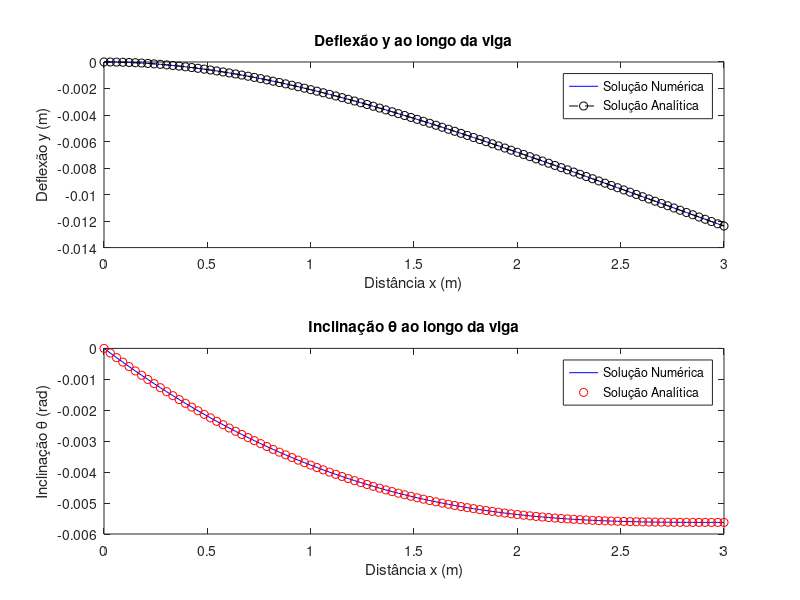

MATLAB code for this plot:
function [x, y, theta, h] = RA225295_L12_02()
    % Parâmetros
    E = 2e11;  % Módulo de elasticidade (Pa)
    I = 0.00012;  % Momento de inércia de área (m^4)
    w0 = 40e3;  % Carregamento linearmente crescente (N/m)
    L = 3;  % Comprimento da viga (m)

    % Condições iniciais
    y0 = 0;
    dy0 = 0;

    % Discretização da distância x
    numPontos = 100;
    x = linspace(0, L, numPontos);

    % Resolução numérica da equação diferencial
    fun = @(x, y) [y(2); (w0*L/2)*x/(E*I) - (w0/(6*L*E*I))*x.^3 - (w0*L^2/3)/(E*I)];
    [x, sol] = ode45(fun, x, [y0; dy0]);

    % Extração dos resultados
    y = sol(:, 1);
    theta = sol(:, 2);

    % Solução analítica
    theta_analytical = (w0*L/(4*E*I)) * x.^2 - (w0/(24*L*E*I))*x.^4 - ((w0*L^2)/(3*E*I)* x);
    y_analytical = (w0*L/(12*E*I)) * x.^3 - (w0/(120*L*E*I))*x.^5 - (((w0*L^2)/(6*E*I))* x.^2);


    % Plotar deflexão y e inclinação theta
    h = figure;
    subplot(2, 1, 1);
    plot(x, y, 'b-', x, y_analytical, 'ko--');
    xlabel('Distância x (m)');
    ylabel('Deflexão y (m)');
    legend('Solução Numérica', 'Solução Analítica');
    title('Deflexão y ao longo da viga');

    subplot(2, 1, 2);
    plot(x, theta,'b-',x,theta_analytical,'or');
    xlabel('Distância x (m)');
    ylabel('Inclinação \theta (rad)');
    legend('Solução Numérica', 'Solução Analítica');
    title('Inclinação \theta ao longo da viga');
end
